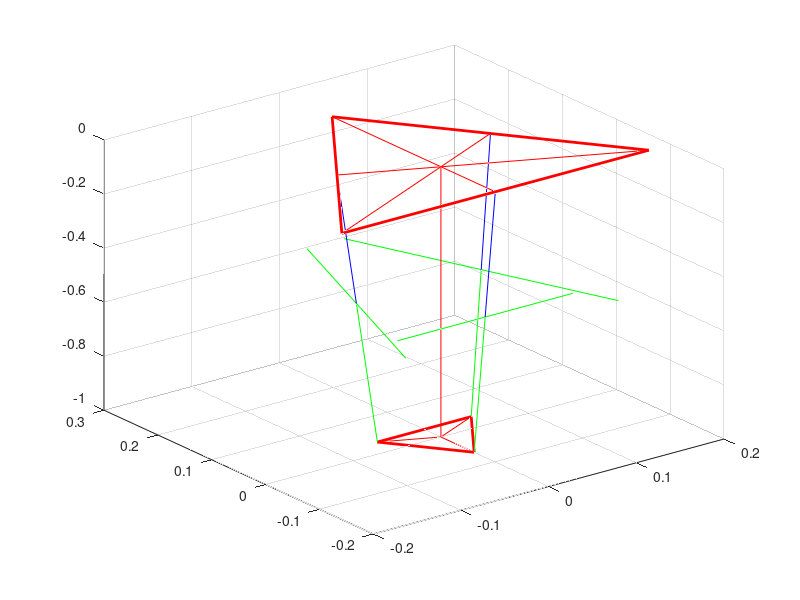

MATLAB code for this plot:
% function [q1_res, q2_res, q3_res] = invertKinematic(x, y, z)
    L = 0.2;
    l = 0.28;
    sB = 0.35;
    sP = 0.107;
%     x = 0.3;
%     y = 0.5;
%     z = -1.1;
    x = 0.0;
    y = -0.0;
    z = -1;

    %define
    x_ = 1;
    y_ = 2;
    z_ = 3;
    n1 = 1;
    n2 = 2;
    M_PI = 3.14159265358979323846;
    L_ = 0.1;
    %start solving
    P = [x, y, z];
    
    uB = sB * sqrt(3.0) / 3.0;
    wB = sB * sqrt(3.0) / 6.0;
    uP = sP * sqrt(3.0) / 3.0;
    wP = sP * sqrt(3.0) / 6.0;

    OB1(x_) = 0.0;
    OB1(y_) = -wB;
    OB1(z_) = 0.0;

    OB2(x_) = sqrt(3.0) * wB / 2.0;
    OB2(y_) = wB / 2.0;
    OB2(z_) = 0.0;

    OB3(x_) = -sqrt(3.0) * wB / 2.0;
    OB3(y_) = wB / 2.0;
    OB3(z_) = 0.0;

    OP1(x_) = x + 0.0;
    OP1(y_) = y + -uP;
    OP1(z_) = z + 0.0;

    OP2(x_) = x + sP / 2.0;
    OP2(y_) = y + wP;
    OP2(z_) = z + 0.0;

    OP3(x_) = x + -sP / 2.0;
    OP3(y_) = y + wP;
    OP3(z_) = z + 0.0;

    Ob1(x_) = sB / 2.0;
    Ob1(y_) = -wB;
    Ob1(z_) = 0;

    Ob2(x_) = 0.0;
    Ob2(y_) = uB;
    Ob2(z_) = 0.0;

    Ob3(x_) = -sB / 2.0;
    Ob3(y_) = -wB;
    Ob3(z_) = 0.0;
    
    OA1(x_) = 0.0;
    OA1(y_) = L - wB;
    OA1(z_) = 0.0;
    OA2(x_) = (sqrt(3.0) / 2.0) * (wB - L);
    OA2(y_) = (1 / 2) * (wB - L);
    OA2(z_) = 0.0;
    OA3(x_) = (sqrt(3.0) / 2.0) * (L - wB);
    OA3(y_) = (1.0 / 2.0) * (L + wB);
    OA3(z_) = 0.0;
    
    a = -uP + wB;
    b = (sP / 2.0) - (wB * sqrt(3) / 2);
    c = wP - (wB / 2.0);
    
    E1 = (2.0 * L * (y + a));
    F1 = 2.0 * z * L;
    G1 = (x * x) + (y * y) + (z * z) + (a * a) + (L * L) + (2 * y * a) - (l * l);
    E2 = -L * ((x + b) * sqrt(3.0) + y + c);
    F2 = 2.0 * z * L;
    G2 = (x * x) + (y * y) + (z * z) + (b * b) + (c * c) + (L * L) + 2 * ((x * b) + (y * c)) - (l * l);
    E3 = L * ((x - b) * sqrt(3.0) - y - c);
    F3 = 2.0 * z * L;
    G3 = (x * x) + (y * y) + (z * z) + (b * b) + (c * c) + (L * L) + 2 * (-x * b + y * c) - l * l;
    
    t(1,n1) = ((-F1 - sqrt((E1 * E1) + (F1 * F1) - (G1 * G1))) / (G1 - E1));
    q(1,n1) = 2*atan(t(1,n1));
    q(1,n1) = q(1,n1) * 180.0 / M_PI;
    t(1,n2) = ((-F1 + sqrt((E1 * E1) + (F1 * F1) - (G1 * G1))) / (G1 - E1));
    q(1,n2) = 2*atan(t(1,n2));
    q(1,n2) = q(1,n2) * 180.0 / M_PI;
    if (abs(q(1,n1)) < abs(q(1,n2)))
        q1_res = q(1,n1);
    else
        q1_res = q(1,n2);
    end

    t(2,n1) = ((-F2 - sqrt((E2 * E2) + (F2 * F2) - (G2 * G2))) / (G2 - E2));
    q(2,n1) = 2*atan(t(2,n1));
    q(2,n1) = q(2,n1) * 180.0 / M_PI;
    t(2,n2) = ((-F2 + sqrt((E2 * E2) + (F2 * F2) - (G2 * G2))) / (G2 - E2));
    q(2,n2) = 2*atan(t(2,n2));
    q(2,n2) = q(2,n2) * 180.0 / M_PI;
    if (abs(q(2,n1)) < abs(q(2,n2)))
        q2_res = q(2,n1);
    else
        q2_res = q(2,n2);
    end

    t(3,n1) = ((-F3 - sqrt((E3 * E3) + (F3 * F3) - (G3 * G3))) / (G3 - E3));
    q(3,n1) = 2*atan(t(3,n1));
    q(3,n1) = q(3,n1) * 180.0 / M_PI;
    t(3,n2) = ((-F3 + sqrt((E3 * E3) + (F3 * F3) - (G3 * G3))) / (G3 - E3));
    q(3,n2) = 2*atan(t(3,n2));
    q(3,n2) = q(3,n2) * 180.0 / M_PI;
    if (abs(q(3,n1)) < abs(q(3,n2)))
        q3_res = q(3,n1);
    else
        q3_res = q(3,n2);
    end

    figure;
    b1b2 = [Ob2;Ob1];
    b2b3 = [Ob3;Ob2];
    b3b1 = [Ob1;Ob3];
    plot3(b1b2(:,1),b1b2(:,2),b1b2(:,3),'r','LineWidth',2);
    hold on
    plot3(b2b3(:,1),b2b3(:,2),b2b3(:,3),'r','LineWidth',2);
    hold on
    plot3(b3b1(:,1),b3b1(:,2),b3b1(:,3),'r','LineWidth',2);
    hold on
    
    P1P2 = [OP1;OP2];
    P2P3 = [OP2;OP3];
    P3P1 = [OP3;OP1];
    plot3(P1P2(:,1),P1P2(:,2),P1P2(:,3),'r','LineWidth',2);
    hold on
    plot3(P2P3(:,1),P2P3(:,2),P2P3(:,3),'r','LineWidth',2);
    hold on
    plot3(P3P1(:,1),P3P1(:,2),P3P1(:,3),'r','LineWidth',2);
    hold on
    
    b1B3 = [Ob1;OB3];
    b2B1 = [Ob2;OB1];
    b3B2 = [Ob3;OB2];
    plot3(b1B3(:,1),b1B3(:,2),b1B3(:,3),'r');
    hold on
    plot3(b2B1(:,1),b2B1(:,2),b2B1(:,3),'r');
    hold on
    plot3(b3B2(:,1),b3B2(:,2),b3B2(:,3),'r');
    hold on
    
    PP1 = [P; OP1];
    PP2 = [P; OP2];
    PP3 = [P; OP3];
    plot3(PP1(:,1),PP1(:,2),PP1(:,3),'r');
    hold on
    plot3(PP2(:,1),PP2(:,2),PP2(:,3),'r');
    hold on
    plot3(PP3(:,1),PP3(:,2),PP3(:,3),'r');
    hold on
    
    OA1_ = OB1 + [0, -L*cosd(q1_res), -L*sind(q1_res)];
    OA2_ = OB2 + [L*sqrt(3.0)*cosd(q2_res)/2.0, L*cosd(q2_res)/2.0, -L*sind(q2_res)];
    OA3_ = OB3 + [-L*sqrt(3.0)*cosd(q3_res)/2.0, L*cosd(q3_res)/2.0, -L*sind(q3_res)];
    
    OA3_1 = [OA3_(x_)+L_*cosd(60), OA3_(y_)+L*cosd(30), OA3_(z_)];
    OA3_2 = [OA3_(x_)-L_*cosd(60), OA3_(y_)-L*cosd(30), OA3_(z_)];
    OA3__ = [OA3_1;OA3_2];
    plot3(OA3__(:,1), OA3__(:,2), OA3__(:,3),'g');
    hold on
    
    OA2_1 = [OA2_(x_)+L_*cosd(60), OA2_(y_)-L*cosd(30), OA2_(z_)];
    OA2_2 = [OA2_(x_)-L_*cosd(60), OA2_(y_)+L*cosd(30), OA2_(z_)];
    OA2__ = [OA2_1;OA2_2];
    plot3(OA2__(:,1), OA2__(:,2), OA2__(:,3),'g');
    hold on
    
    OA1_1 = [OA1_(x_)-L_, OA1_(y_), OA1_(z_)];
    OA1_2 = [OA1_(x_)+L_, OA1_(y_), OA1_(z_)];
    OA1__ = [OA1_1;OA1_2];
    plot3(OA1__(:,1), OA1__(:,2), OA1__(:,3),'g');
    hold on
    
    B1A1 = [OB1;OA1_];
    B2A2 = [OB2;OA2_];
    B3A3 = [OB3;OA3_];
    plot3(B1A1(:,1),B1A1(:,2),B1A1(:,3),'b');
    hold on
    plot3(B2A2(:,1),B2A2(:,2),B2A2(:,3),'b');
    hold on
    plot3(B3A3(:,1),B3A3(:,2),B3A3(:,3),'b');
    hold on
    
    A1P1 = [OA1_;OP1];
    A2P2 = [OA2_;OP2];
    A3P3 = [OA3_;OP3];
    plot3(A1P1(:,1),A1P1(:,2),A1P1(:,3),'g');
    hold on
    plot3(A2P2(:,1),A2P2(:,2),A2P2(:,3),'g');
    hold on
    plot3(A3P3(:,1),A3P3(:,2),A3P3(:,3),'g');
    hold on
    
    OZ = [[0,0,0];[0,0,z]];
    plot3(OZ(:,1),OZ(:,2),OZ(:,3),'r');
    grid on;
% end